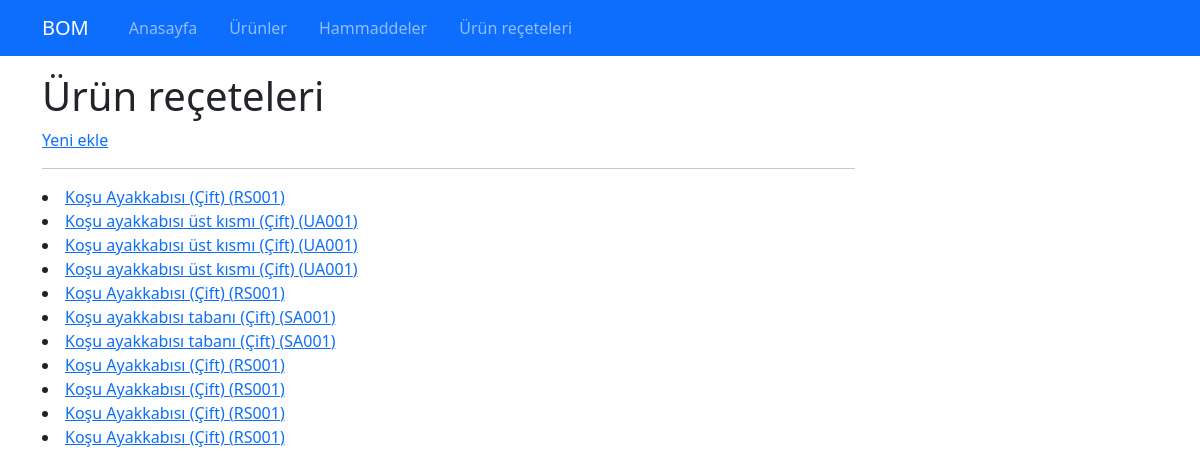
Page /boms on the earlier database version.
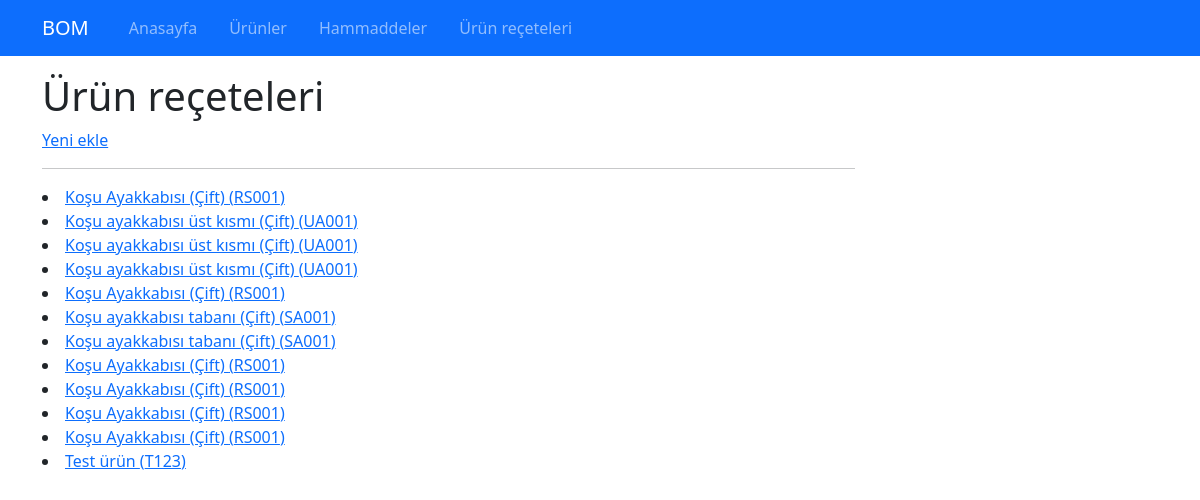
Same page on the later database version.
### bom/models.py (models this page shows, shortened)
class BillOfMaterials(models.Model):
    final_product = models.ForeignKey(Product, on_delete=models.CASCADE, related_name='bom')
    raw_material = models.ForeignKey(RawMaterial, null=True, blank=True, on_delete=models.CASCADE, related_name='bom_items')
    semi_finished_product = models.ForeignKey(Product, null=True, blank=True, on_delete=models.CASCADE, related_name='bom_items')
    quantity = models.FloatField()

class Product(models.Model):
    name = models.CharField(max_length=100, unique=True)
    description = models.TextField(blank=True, null=True)
    sku = models.CharField(max_length=50, unique=True)

### bom/views.py (the view)
# urls.py: path("boms", views.boms, name= "boms"),
def boms(request):
    context = {"boms":BillOfMaterials.objects.all()}
    return render(request, "bom/boms.html", context)

### bom/templates/bom/boms.html (shortened to what this page needs)
{% extends "base.html" %}
{% block content %}
<div class="container mt-3">
    <div class="row">
    <div class="row">
        <div class="col-9">
            <h1>Ürün reçeteleri</h1>
            <a href="{% url 'add_bom' %}">Yeni ekle</a>
            <hr>
            {%for bom in boms%}
            <li><a href="{% url "bom_detail" bom.final_product.sku %}">{{bom.final_product.name}} ({{bom.final_product.sku}})</a></li>
            {%endfor%}
        </div>
    </div>
</div>
{% endblock %}

Differences in the rows shown:
added BillOfMaterials: final_product.name "Test ürün", final_product.sku "T123"
